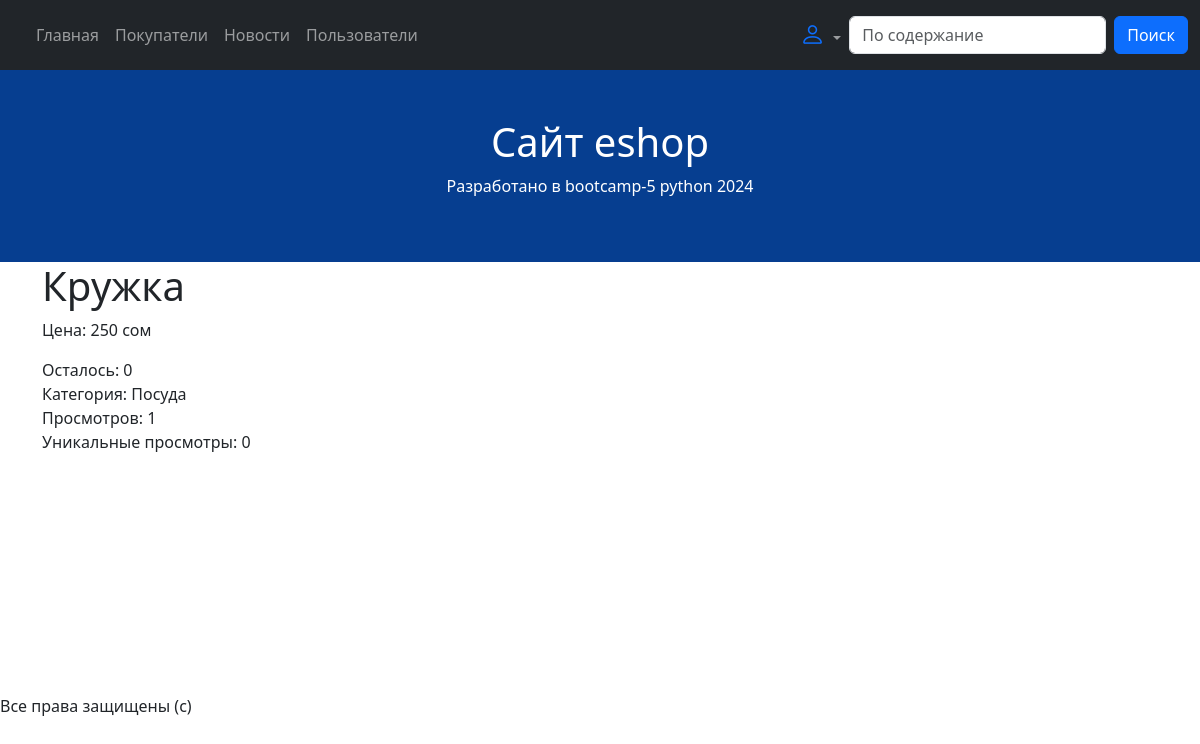
/product/2/, run on an earlier commit of the app's database.
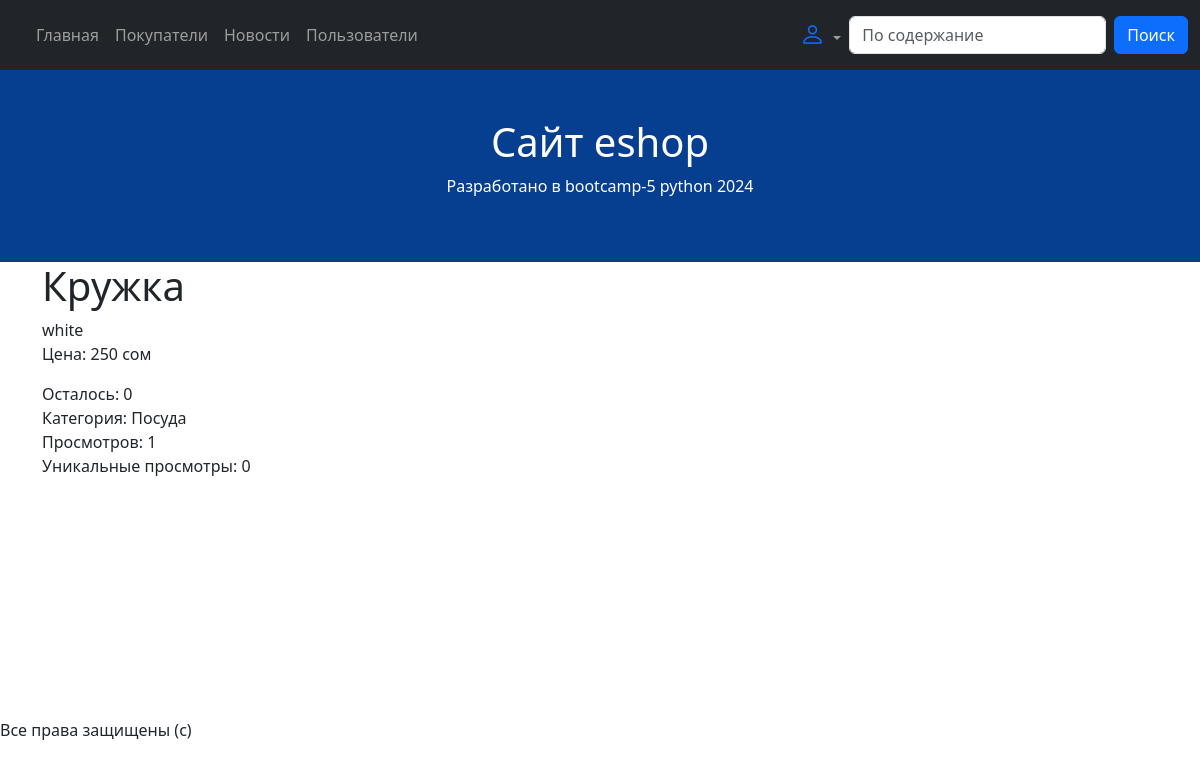
And on a later commit of the database.
### core/models.py (models this page shows, shortened)
class Product(models.Model):
    name = models.CharField(max_length=100)
    description = models.TextField(null=True, blank=True)
    price = models.IntegerField(null=True)
    qty = models.IntegerField(default=0)
    category = models.ForeignKey(
        to=Category,
        on_delete=models.SET_NULL,
        null=True, blank=True,
        verbose_name="Категория",
    )
    rating = models.IntegerField(default=0)
    guarantee = models.DateField(null=True, blank=True)
    expiration_date = models.DateField(null=True, blank=True)
    created_at = models.DateTimeField(null=True, auto_now_add=True)
    updated_at = models.DateTimeField(null=True, auto_now=True)
    costumer_views = models.ManyToManyField(
        to=Costumer,
        blank=True
    )
    views_qty = models.IntegerField(default=0)
    photo = models.ImageField(
        verbose_name="фото",
        upload_to="products/",
        null=True, blank=True
    )

class Category(models.Model):
    name = models.CharField(max_length=100)
    description = models.TextField(verbose_name="Описание", null=True, blank=False)
    def __str__(self):
        return self.name

### core/views/product_detail.py (the view, shortened to what this page needs)
# urls.py: path('product/<int:pk>/', ProductDetailView.as_view(), name='product-detail'),
class ProductDetailView(View):
    def get(self, request, pk):
        try:
            product_object = Product.objects.get(pk=pk)
        except Product.DoesNotExist:
            messages.error(request, "Товар не найден")
            return redirect('/news/')
        product_object.views_qty += 1
        product_object.save()
        context = {
            "product": product_object,
        }
        return render(request, 'product_detail.html', context)

### core/templates/product_detail.html
{% extends 'base.html' %}
{% block content %}
<h1>{{ product.name }}</h1>
<div>{{ product.description }}</div>
<p>Цена: {{ product.price }} сом</p>
<div>Осталось: {{ product.qty }}</div>
<div>Категория: {{ product.category }}</div>
<div>Просмотров: {{ product.views_qty }}</div>
<div>Уникальные просмотры: {{ product.costumer_views.count }}</div>
{% endblock %}

What changed in the data, as far as the page shows it:
changed Product "Кружка": description (not shown) → "white"
